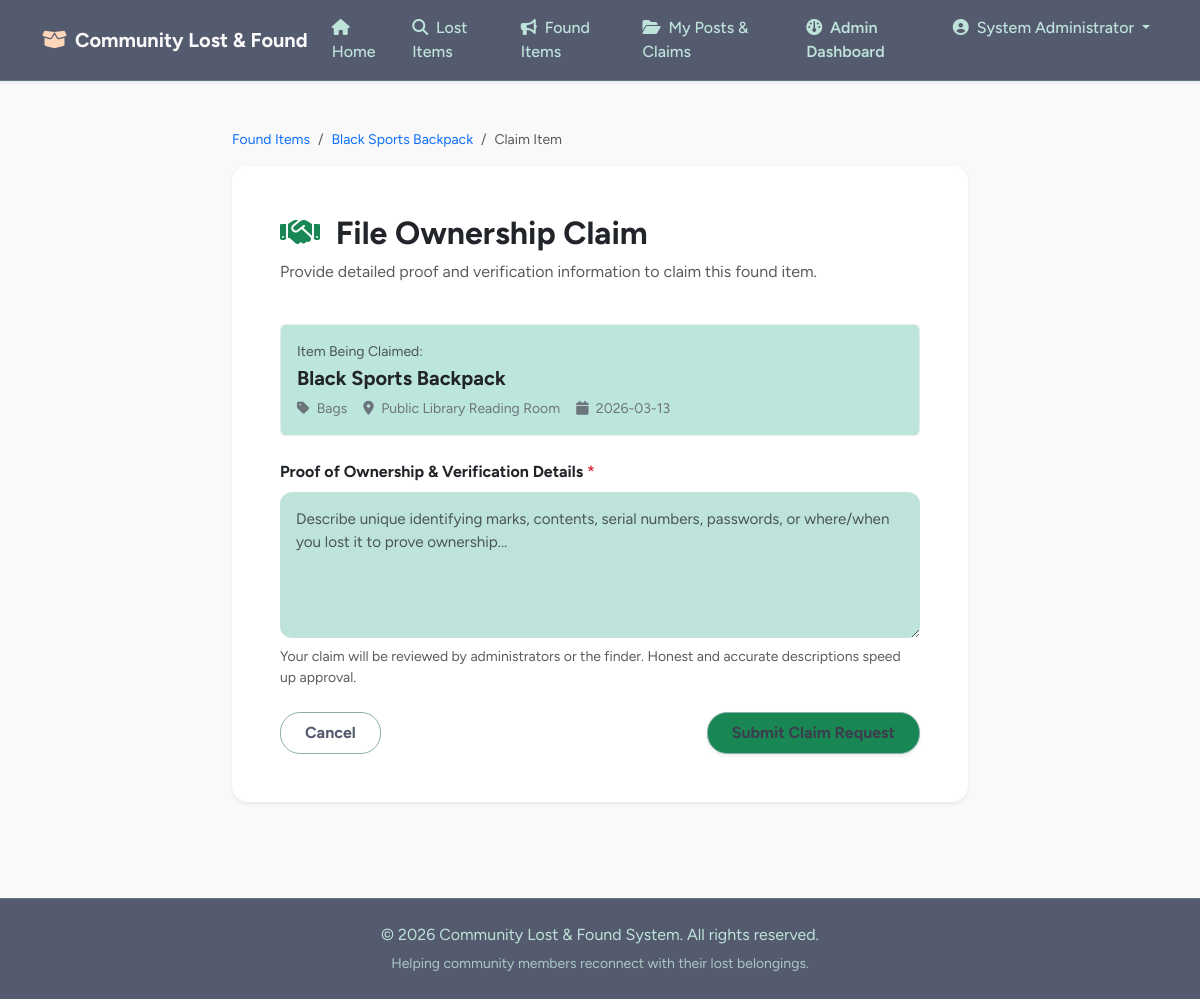
Screenshot of /claim_item.php?item_id=5 (signed in) with the database file from the repository.
### tables this page shows
CREATE TABLE `items` (
  `item_id` INT AUTO_INCREMENT PRIMARY KEY,
  `user_id` INT NOT NULL,
  `status_id` INT NOT NULL DEFAULT 1,
  `item_type` ENUM('Lost', 'Found') NOT NULL,
  `related_lost_item_id` INT DEFAULT NULL,
  `category_id` INT NOT NULL,
  `title` VARCHAR(150) NOT NULL,
  `description` TEXT NOT NULL,
  `location` VARCHAR(150) NOT NULL,
  `event_date` DATE NOT NULL,
  `created_at` TIMESTAMP DEFAULT CURRENT_TIMESTAMP,
  `updated_at` TIMESTAMP DEFAULT CURRENT_TIMESTAMP ON UPDATE CURRENT_TIMESTAMP,
  CONSTRAINT `fk_item_user` FOREIGN KEY (`user_id`) REFERENCES `users` (`user_id`) ON DELETE CASCADE,
  CONSTRAINT `fk_item_status` FOREIGN KEY (`status_id`) REFERENCES `i_status` (`status_id`) ON DELETE RESTRICT,
  CONSTRAINT `fk_item_category` FOREIGN KEY (`category_id`) REFERENCES `categories` (`category_id`) ON DELETE RESTRICT,
  CONSTRAINT `fk_found_lost_item` FOREIGN KEY (`related_lost_item_id`) REFERENCES `items` (`item_id`) ON DELETE SET NULL,
  INDEX `idx_related_lost_item_id` (`related_lost_item_id`),
  INDEX `idx_item_type` (`item_type`)
);

CREATE TABLE `categories` (
  `category_id` INT AUTO_INCREMENT PRIMARY KEY,
  `category` VARCHAR(50) NOT NULL UNIQUE
);

### claim_item.php (the view, shortened to what this page needs)
<?php
require_once 'db.php';
$item_id = intval($_GET['item_id'] ?? $_POST['item_id'] ?? 0);
$error = '';
$stmt = $pdo->prepare("SELECT i.*, c.category, s.status, CONCAT(u.firstname, ' ', u.lastname) AS finder_name
                       FROM items i
                       JOIN users u ON i.user_id = u.user_id
                       JOIN categories c ON i.category_id = c.category_id
                       JOIN i_status s ON i.status_id = s.status_id
                       WHERE i.item_id = ? AND i.item_type = 'Found'");
$stmt->execute([$item_id]);
$item = $stmt->fetch();
include 'header.php';
?>
<div class="container my-5">
    <div class="row justify-content-center">
        <div class="col-md-8">
            <nav style="--bs-breadcrumb-divider: '/';" aria-label="breadcrumb" class="mb-3">
                <ol class="breadcrumb mb-0">
                    <li class="breadcrumb-item small"><a href="found_items.php" class="text-decoration-none">Found Items</a></li>
                    <li class="breadcrumb-item small"><a href="found_detail.php?id=<?php echo $item_id; ?>" class="text-decoration-none"><?php echo htmlspecialchars($item['title']); ?></a></li>
                    <li class="breadcrumb-item small text-muted active" aria-current="page">Claim Item</li>
                </ol>
            </nav>
            <div class="card shadow-sm border-0 p-4 p-md-5 bg-white" style="border-radius: 16px;">
                <div class="mb-4">
                    <h2 class="fw-bold text-dark"><i class="fa-solid fa-handshake text-success me-2"></i> File Ownership Claim</h2>
                    <p class="text-muted">Provide detailed proof and verification information to claim this found item.</p>
                </div>
                <div class="p-3 mb-4 rounded border border-light-subtle" style="background-color: #bce5db; border-radius: 12px;">
                    <div class="small text-muted mb-1">Item Being Claimed:</div>
                    <h5 class="fw-bold text-dark mb-2"><?php echo htmlspecialchars($item['title']); ?></h5>
                    <div class="d-flex gap-3 text-secondary small">
                        <span><i class="fa-solid fa-tag me-1"></i> <?php echo htmlspecialchars($item['category']); ?></span>
                        <span><i class="fa-solid fa-map-marker-alt me-1"></i> <?php echo htmlspecialchars($item['location']); ?></span>
                        <span><i class="fa-solid fa-calendar me-1"></i> <?php echo htmlspecialchars($item['event_date']); ?></span>
                    </div>
                </div>
                <?php if (!empty($error)): ?>
                    <div class="alert alert-danger alert-dismissible fade show" role="alert" style="border-radius: 8px;">
                        <i class="fa-solid fa-circle-exclamation me-2"></i> <?php echo htmlspecialchars($error); ?>
                        <button type="button" class="btn-close" data-bs-dismiss="alert" aria-label="Close"></button>
                    </div>
                    <div class="mt-3">
                        <a href="found_detail.php?id=<?php echo $item_id; ?>" class="btn btn-secondary px-4 fw-bold" style="border-radius: 20px;">Back to Item Details</a>
                    </div>
                <?php else: ?>
                    <form method="POST" action="claim_item.php?item_id=<?php echo $item_id; ?>">
                        <div class="mb-4">
                            <label for="proof_description" class="form-label fw-bold text-dark">Proof of Ownership & Verification Details <span class="text-danger">*</span></label>
                            <textarea class="form-control bg-light border-0 p-3" id="proof_description" name="proof_description" rows="5" placeholder="Describe unique identifying marks, contents, serial numbers, passwords, or where/when you lost it to prove ownership..." required style="border-radius: 12px; font-size: 0.95rem;"></textarea>
                            <div class="form-text text-muted mt-2">Your claim will be reviewed by administrators or the finder. Honest and accurate descriptions speed up approval.</div>
                        </div>
                        <div class="d-flex justify-content-between align-items-center">
                            <a href="found_detail.php?id=<?php echo $item_id; ?>" class="btn btn-outline-secondary px-4 py-2 fw-bold" style="border-radius: 20px;">Cancel</a>
                            <button type="submit" class="btn btn-success px-4 py-2 fw-bold shadow-sm" style="border-radius: 20px; background-color: #198754;">Submit Claim Request</button>
                        </div>
                    </form>
                <?php endif; ?>
            </div>
        </div>
    </div>
</div>
<?php include 'footer.php'; ?>

### header.php (style rules this page uses)
:root { --blue-slate: #555b6eff; --muted-teal: #89b0aeff; --frozen-water: #bee3dbff; --bright-snow: #faf9f9ff; --peach-fuzz: #ffd6baff; --ink: #3b3f4d; }
body { background-color: var(--bright-snow); color: var(--blue-slate); font-family: 'Figtree', system-ui, -apple-system, 'Segoe UI', sans-serif; display: flex; flex-direction: column; min-height: 100vh; }
.btn-success { background-color: var(--muted-teal); border-color: var(--muted-teal); color: var(--ink); font-weight: 600; border-radius: 999px; padding: .5rem 1.25rem; transition: background-color .15s, border-color .15s; }
.btn-outline-secondary, .btn-outline-success { border-color: var(--muted-teal); color: var(--blue-slate); font-weight: 600; border-radius: 999px; }
.card { border: 1px solid var(--frozen-water); border-radius: 16px; background-color: #ffffff; box-shadow: 0 4px 20px rgba(85, 91, 110, 0.04); transition: transform 0.2s ease, box-shadow 0.2s ease; }
.bg-light { background-color: var(--frozen-water) !important; border-radius: 16px; }
.form-control, .form-select { border-radius: 12px; border: 1px solid var(--muted-teal); padding: .65rem 1rem; background-color: #fff; color: var(--ink); }
.form-control { border-radius: 12px; }

### rows the page displays
items: title "Black Sports Backpack", category.category "Bags", location "Public Library Reading Room", event_date "2026-03-13"

### other values shown
$_SESSION['full_name'] "System Administrator"
